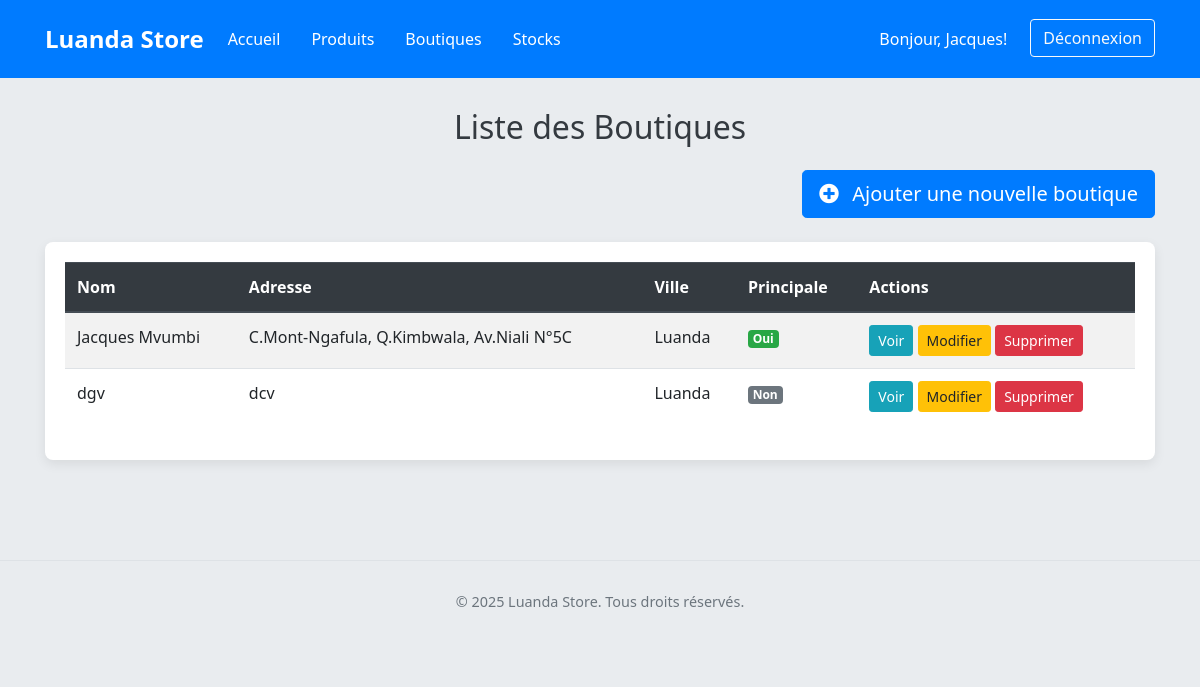
The page /boutiques/ (signed in) on the database its author committed.
### users/models.py (models this page shows, shortened)
class User(AbstractUser):
    ROLE_ADMIN = 'admin'
    ROLE_SELLER = 'seller'
    USER_ROLES = [
        (ROLE_ADMIN, _('Admin principal')),
        (ROLE_SELLER, _('Vendeur')),
    ]
    role = models.CharField(
        max_length=10,
        choices=USER_ROLES,
        default=ROLE_SELLER,
        verbose_name=_("Rôle")
    )
    boutique = models.ForeignKey(
        Boutique,
        on_delete=models.SET_NULL,
        null=True,
        blank=True,
        related_name='users',
        verbose_name=_("Boutique assignée")
    )
    groups = models.ManyToManyField(
        'auth.Group',
        verbose_name=_('groups'),
        blank=True,
        help_text=_(
            'The groups this user belongs to. A user will get all permissions '
            'granted to each of their groups.'
        ),
        related_name="custom_user_set", # <--- AJOUTEZ CETTE LIGNE
        related_query_name="custom_user",
    )
    user_permissions = models.ManyToManyField(
        'auth.Permission',
        verbose_name=_('user permissions'),
        blank=True,
        help_text=_('Specific permissions for this user.'),
        related_name="custom_user_permissions_set", # <--- AJOUTEZ CETTE LIGNE
        related_query_name="custom_user_permission",
    )
    class Meta:
        verbose_name = _("Utilisateur")
        verbose_name_plural = _("Utilisateurs")

### core/models.py (models this page shows, shortened)
class Boutique(models.Model):
    name = models.CharField(max_length=100, verbose_name=_("Nom de la boutique"))
    address = models.CharField(max_length=255, blank=True, null=True, verbose_name=_("Adresse"))
    city = models.CharField(max_length=100, default='Luanda', verbose_name=_("Ville"))
    is_main = models.BooleanField(default=False, verbose_name=_("Boutique principale"))
    class Meta:
        verbose_name = _("Boutique")
        verbose_name_plural = _("Boutiques")
        constraints = [
            models.UniqueConstraint(fields=['is_main'], condition=models.Q(is_main=True), name='unique_main_boutique')
        ]

### core/views.py (the view)
# urls.py: path('boutiques/', views.boutique_list, name='boutique_list'),
@login_required
def boutique_list(request):
    boutiques = Boutique.objects.all().order_by('name')
    context = {
        'boutiques': boutiques,
        'page_title': "Liste des Boutiques",
    }
    return render(request, 'core/boutique_list.html', context) # Nouveau template

### core/templates/core/boutique_list.html (shortened to what this page needs)
<!DOCTYPE html>
<html lang="fr">
<head>
    <link href="https://stackpath.bootstrapcdn.com/bootstrap/4.5.2/css/bootstrap.min.css" rel="stylesheet">
</head>
<body>
    <nav class="navbar navbar-expand-lg navbar-dark">
        <div class="container">
            <a class="navbar-brand" href="{% url 'core:home' %}">Luanda Store</a>
            <div class="collapse navbar-collapse" id="navbarNav">
                <ul class="navbar-nav mr-auto">
                    <li class="nav-item">
                        <a class="nav-link" href="{% url 'core:home' %}">Accueil</a>
                    </li>
                    <li class="nav-item">
                        <a class="nav-link" href="{% url 'products:product_list' %}">Produits</a>
                    </li>
                    <li class="nav-item active">
                        <a class="nav-link" href="{% url 'core:boutique_list' %}">Boutiques <span class="sr-only">(current)</span></a>
                    </li>
                    <li class="nav-item">
                        <a class="nav-link" href="{% url 'products:stock_list' %}">Stocks</a>
                    </li>
                </ul>
                <ul class="navbar-nav ml-auto">
                    <li class="nav-item">
                        <span class="nav-link">Bonjour, {{ user.username }}!</span>
                    </li>
                    <li class="nav-item">
                        <form action="{% url 'users:logout' %}" method="post" class="form-inline my-2 my-lg-0">
                            <button type="submit" class="btn btn-outline-light my-2 my-sm-0">Déconnexion</button>
                        </form>
                    </li>
                </ul>
            </div>
        </div>
    </nav>
    <div class="container container-main">
        <h2 class="mb-4 text-center">{{ page_title }}</h2>
        <div class="d-flex justify-content-end mb-4">
            <a href="{% url 'core:boutique_create' %}" class="btn btn-primary btn-lg">
                <i class="fas fa-plus-circle mr-2"></i> Ajouter une nouvelle boutique
            </a>
        </div>
        {% if boutiques %}
        <div class="table-responsive">
            <table class="table table-striped table-hover">
                <thead class="thead-dark">
                    <tr>
                        <th>Nom</th>
                        <th>Adresse</th>
                        <th>Ville</th>
                        <th>Principale</th>
                        <th>Actions</th>
                    </tr>
                </thead>
                <tbody>
                    {% for boutique in boutiques %}
                    <tr>
                        <td>{{ boutique.name }}</td>
                        <td>{{ boutique.address|default:"Non spécifiée" }}</td>
                        <td>{{ boutique.city|default:"Non spécifiée" }}</td>
                        <td>
                            {% if boutique.is_main %}
                                <span class="badge badge-success">Oui</span>
                            {% else %}
                                <span class="badge badge-secondary">Non</span>
                            {% endif %}
                        </td>
                        <td>
                            <a href="{% url 'core:boutique_detail' boutique.pk %}" class="btn btn-sm btn-info">Voir</a>
                            <a href="{% url 'core:boutique_update' boutique.pk %}" class="btn btn-sm btn-warning">Modifier</a>
                            <a href="{% url 'core:boutique_delete' boutique.pk %}" class="btn btn-sm btn-danger">Supprimer</a>
                        </td>
                    </tr>
                    {% endfor %}
                </tbody>
            </table>
        </div>
        {% endif %}
    </div>
    <footer class="footer">
        <div class="container">
            <p>&copy; 2025 Luanda Store. Tous droits réservés.</p>
        </div>
    </footer>
    <link rel="stylesheet" href="https://cdnjs.cloudflare.com/ajax/libs/font-awesome/5.15.4/css/all.min.css">
</body>
</html>

### core/templates/core/boutique_list.html (style rules this page uses)
body { font-family: 'Segoe UI', Tahoma, Geneva, Verdana, sans-serif; background-color: #e9ecef; margin: 0; padding: 0; color: #343a40; }
.navbar { background-color: #007bff; padding: 1rem 0; }
.navbar-brand { color: #fff !important; font-weight: bold; font-size: 1.5rem; }
.navbar-nav .nav-link { color: #fff !important; margin-right: 15px; }
.container-main { padding-top: 30px; padding-bottom: 50px; }
.table-responsive { background-color: #fff; border-radius: 8px; box-shadow: 0 4px 12px rgba(0, 0, 0, 0.08); padding: 20px; }
.table thead th { background-color: #007bff; color: white; border-bottom: 2px solid #0056b3; font-weight: 600; }
.btn-primary { background-color: #007bff; border-color: #007bff; transition: background-color 0.3s ease, border-color 0.3s ease; }
.btn-info { background-color: #17a2b8; border-color: #17a2b8; transition: background-color 0.3s ease, border-color 0.3s ease; }
.btn-warning { background-color: #ffc107; border-color: #ffc107; color: #212529; transition: background-color 0.3s ease, border-color 0.3s ease; }
.btn-danger { background-color: #dc3545; border-color: #dc3545; transition: background-color 0.3s ease, border-color 0.3s ease; }
.footer { text-align: center; padding: 30px; margin-top: 50px; color: #6c757d; font-size: 0.9em; border-top: 1px solid #dee2e6; }

### rows shown on the page
User: username "Jacques"
Boutique: name "Jacques Mvumbi", address "C.Mont-Ngafula, Q.Kimbwala, Av.Niali N°5C", city "Luanda", is_main "Oui"
Boutique: name "dgv", address "dcv", city "Luanda", is_main "Non"

### other values the page prints
{{ page_title }} "Liste des Boutiques"
